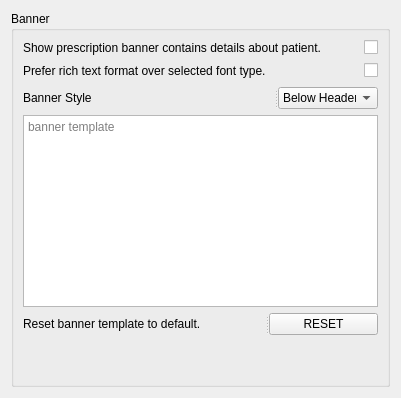
           <widget class="QWidget" name="printDrugsBannerTab">
            <attribute name="title">
             <string>Banner</string>
            </attribute>
            <layout class="QGridLayout" name="gridLayout_15">
             <item row="0" column="0">
              <widget class="QGroupBox" name="groupBox_5">
               <property name="title">
                <string>Banner</string>
               </property>
               <layout class="QGridLayout" name="gridLayout_10">
                <item row="0" column="0">
                 <layout class="QHBoxLayout" name="horizontalLayout">
                  <item>
                   <widget class="QLabel" name="label_27">
                    <property name="text">
                     <string>Show prescription banner contains details about patient.</string>
                    </property>
                   </widget>
                  </item>
                  <item>
                   <widget class="Switch" name="showBanner">
                    <property name="sizePolicy">
                     <sizepolicy hsizetype="Fixed" vsizetype="Fixed">
                      <horstretch>0</horstretch>
                      <verstretch>0</verstretch>
                     </sizepolicy>
                    </property>
                    <property name="text">
                     <string/>
                    </property>
                   </widget>
                  </item>
                 </layout>
                </item>
                <item row="1" column="0">
                 <widget class="QWidget" name="preferRTFGroup" native="true">
                  <layout class="QGridLayout" name="gridLayout_3">
                   <property name="leftMargin">
                    <number>0</number>
                   </property>
                   <property name="topMargin">
                    <number>0</number>
                   </property>
                   <property name="rightMargin">
                    <number>0</number>
                   </property>
                   <property name="bottomMargin">
                    <number>0</number>
                   </property>
                   <property name="spacing">
                    <number>0</number>
                   </property>
                   <item row="0" column="0">
                    <widget class="QLabel" name="label_31">
                     <property name="text">
                      <string>Prefer rich text format over selected font type.</string>
                     </property>
                    </widget>
                   </item>
                   <item row="0" column="1">
                    <spacer name="horizontalSpacer_3">
                     <property name="orientation">
                      <enum>Qt::Horizontal</enum>
                     </property>
                     <property name="sizeHint" stdset="0">
                      <size>
                       <width>98</width>
                       <height>20</height>
                      </size>
                     </property>
                    </spacer>
                   </item>
                   <item row="0" column="2">
                    <widget class="Switch" name="preferRTF">
                     <property name="sizePolicy">
                      <sizepolicy hsizetype="Fixed" vsizetype="Fixed">
                       <horstretch>0</horstretch>
                       <verstretch>0</verstretch>
                      </sizepolicy>
                     </property>
                     <property name="text">
                      <string/>
                     </property>
                    </widget>
                   </item>
                  </layout>
                 </widget>
                </item>
                <item row="2" column="0">
                 <widget class="QSplitter" name="splitter_17">
                  <property name="orientation">
                   <enum>Qt::Horizontal</enum>
                  </property>
                  <widget class="QLabel" name="label_15">
                   <property name="text">
                    <string>Banner Style</string>
                   </property>
                  </widget>
                  <widget class="QComboBox" name="BannerStyle">
                   <property name="sizePolicy">
                    <sizepolicy hsizetype="Preferred" vsizetype="Preferred">
                     <horstretch>0</horstretch>
                     <verstretch>0</verstretch>
                    </sizepolicy>
                   </property>
                   <property name="maximumSize">
                    <size>
                     <width>100</width>
                     <height>16777215</height>
                    </size>
                   </property>
                   <item>
                    <property name="text">
                     <string>Below Header</string>
                    </property>
                   </item>
                   <item>
                    <property name="text">
                     <string>Replace Logo</string>
                    </property>
                   </item>
                  </widget>
                 </widget>
                </item>
                <item row="3" column="0">
                 <widget class="TextEdit" name="bannerTemplate">
                  <property name="placeholderText">
                   <string>banner template</string>
                  </property>
                 </widget>
                </item>
                <item row="4" column="0">
                 <widget class="QSplitter" name="resetButtonAndLabel">
                  <property name="orientation">
                   <enum>Qt::Horizontal</enum>
                  </property>
                  <widget class="QLabel" name="label_8">
                   <property name="text">
                    <string>Reset banner template to default.</string>
                   </property>
                  </widget>
                  <widget class="QPushButton" name="resetBannerTemplate">
                   <property name="text">
                    <string>RESET</string>
                   </property>
                  </widget>
                 </widget>
                </item>
                <item row="5" column="0">
                 <spacer name="verticalSpacer_6">
                  <property name="orientation">
                   <enum>Qt::Vertical</enum>
                  </property>
                  <property name="sizeHint" stdset="0">
                   <size>
                    <width>20</width>
                    <height>40</height>
                   </size>
                  </property>
                 </spacer>
                </item>
               </layout>
              </widget>
             </item>
            </layout>
           </widget>
